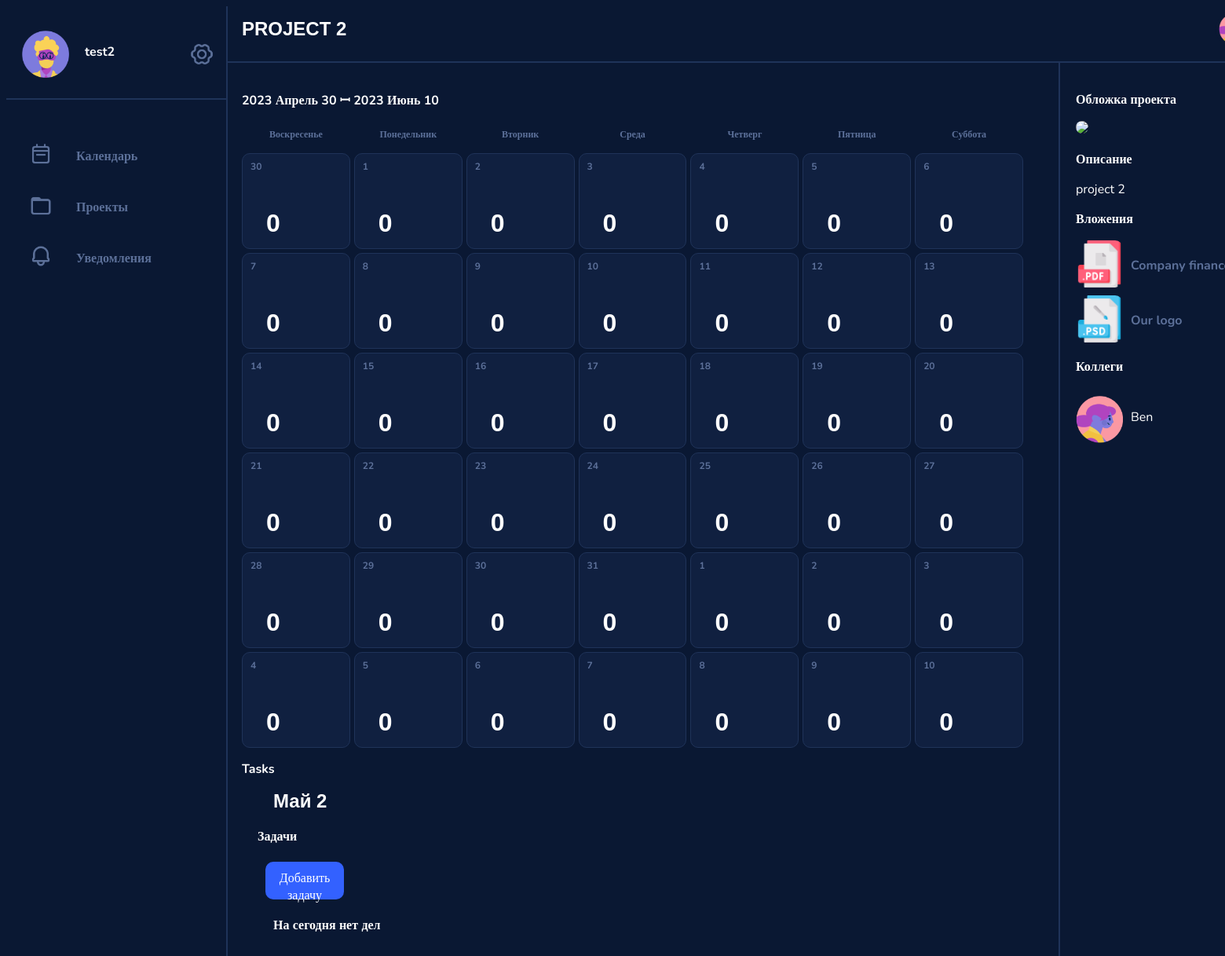
/project_view/2/2 (signed in), run on an earlier commit of the app's database.
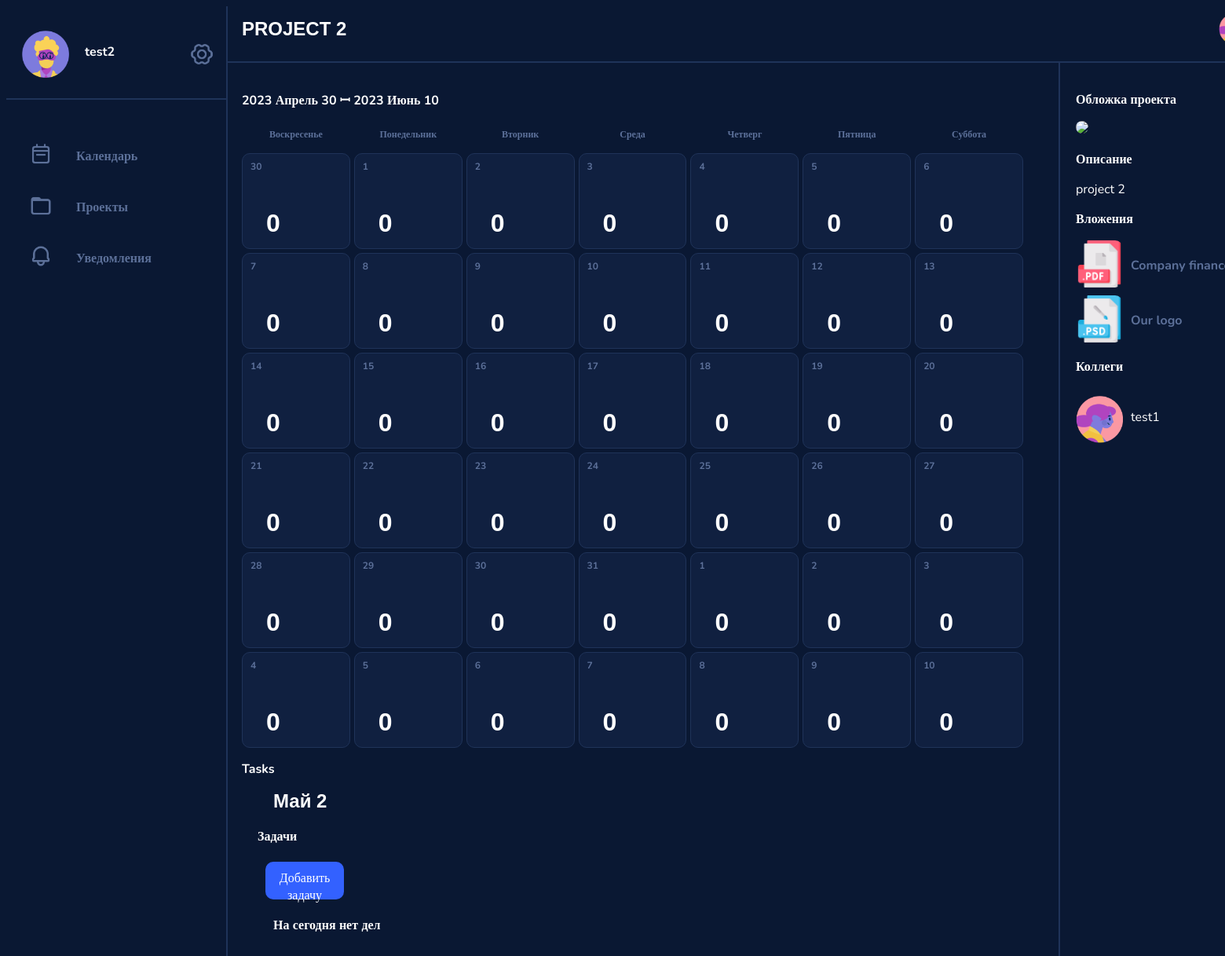
And on a later commit of the database.
### data/users.py (models this page shows, shortened)
class User(SqlAlchemyBase, UserMixin, SerializerMixin):
    __tablename__ = 'users'
    id = sqlalchemy.Column(sqlalchemy.Integer, primary_key=True, autoincrement=True)
    login = sqlalchemy.Column(sqlalchemy.String, nullable=True)
    password = sqlalchemy.Column(sqlalchemy.String, nullable=True)
    email = sqlalchemy.Column(sqlalchemy.String, index=True, unique=True, nullable=True)
    phone = sqlalchemy.Column(sqlalchemy.String, index=True, unique=True, nullable=True)
    name = sqlalchemy.Column(sqlalchemy.String, nullable=True)
    birth_date = sqlalchemy.Column(sqlalchemy.DateTime, nullable=True)
    bio = sqlalchemy.Column(sqlalchemy.String, nullable=True)
    projects = sqlalchemy.Column(sqlalchemy.String, nullable=True, default=None)
    tasks = sqlalchemy.Column(sqlalchemy.String, nullable=True, default=None)
    picture = sqlalchemy.Column(sqlalchemy.Integer, nullable=True)

### services/project_view.py (the view)
@blueprint.route('/project_view/<int:project_id>/<int:date_id>', methods=['GET', 'POST'])
@login_required
def project_view_new(project_id, date_id):
    db_sess = session.create_session()
    user_id = flask_login.current_user.id
    user = db_sess.query(User).get(user_id)
    project = db_sess.query(Project).get(project_id)
    u = project.users.split(', ')
    print(u)
    print(user_id)
    if str(user_id) not in u:
        return redirect('/profile')
    task_list = {}
    collab_list = []
    tasks, dates = taking_tasks(user_id)
    today = datetime.datetime.now()
    weekday = today.weekday()
    current_day = dates[date_id][1]
    current_month = dates[date_id][0]
    delta_time1 = datetime.timedelta(days=42)
    days = {0: "Понедельник", 1: "Вторник", 2: "Среда", 3: "Четверг", 4: "Пятница", 5: "Суббота", 6: "Воскресенье"}
    months = ["Январь", "Февраль", "Март", "Апрель", "Май", "Июнь", "Июль", "Август", "Сентябрь", "Октябрь", "Ноябрь",
              "Декабрь"]
    if project.tasks:
        for i in project.tasks.split(', '):
            task = db_sess.query(Tasks).get(int(i))
            end = str(task.end_date).split()[0]
            end_date = datetime.date(int(end.split('-')[0]), int(end.split('-')[1]), int(end.split('-')[2]))
            print(end_date, today.date(), today.date() + delta_time1)
            if today.date() <= end_date < today.date() + delta_time1 and date_id in task_list:
                task_list[(end_date - today.date()).days].append({'description': task.description})
            elif today.date() <= end_date < today.date() + delta_time1:
                task_list[(end_date - today.date()).days] = [{'description': task.description}]
    for i in project.users.split(', '):
        collaborator = db_sess.query(User).get(int(i))
        if int(i) != user_id:
            collab_list.append({'name': collaborator.name, 'img': list_of_avatars[collaborator.picture - 1]})
    print(task_list, date_id)
    return render_template('project_view.html', user_id=user_id, project_id=project_id, list_of_avatars=list_of_avatars,
                           avatar=user.picture, name=user.name, tasks=task_list, description=project.description,
                           title=project.title, img=list_of_img[project.img - 1], collaborators=collab_list, days=days,
                           dates=dates, months=months, len=len, curday=current_day, curmonth=current_month,
                           weekday=weekday, year_now=today.year, id=user.id, curdate=date_id)

### data/db_session.py (called while the page is built, shortened)
def global_init(db_file):
    global __factory
    if __factory:
        return

def create_session() -> Session:
    global __factory
    return __factory()

### funcs.py (called while the page is built)
@login_manager.user_loader
def load_user(user_id):
    return db_session.query(User).get(user_id)

### services/agenda.py (called while the page is built)
def taking_dates():
    today = datetime.date.today()
    spis1 = []
    spis2 = []
    spis1.append(today)
    spis2.append((today.month, today.day))
    for i in range(1, 42):
        date = datetime.date.today() + datetime.timedelta(days=i)
        spis1.append(date)
        spis2.append((date.month, date.day, date.year))
    return (spis1,
            spis2)  # spis1 - это даты для проверки задач ; spis2 возвращает список

def taking_tasks(user_id):
    session.global_init("db/blogs.db")
    db_sess = session.create_session()
    response = []
    for i in taking_dates()[0]:
        tasks = db_sess.query(Tasks).filter(Tasks.end_date == i, Tasks.users.like(f"%{str(user_id)},%")).all()
        response.append([i.description for i in tasks])
    return (response,
            taking_dates()[1])  # задачи и дни

### templates/project_view.html (shortened to what this page needs)
<!DOCTYPE html>
<html lang="en">
<head>
</head>
<body>
{% extends "base.html" %}
{% block content %}
<div class="viewport">
    <div class="project_view_header">
        <h2>{{title}}</h2>
        <div class="collaborators">
            {% for collaborator in collaborators %}
            <div class="collaborator">
                <img src={{collaborator['img']}}>
            </div>
            {% endfor %}
        </div>
    </div>
    <div class="columns">
        <div class="project_view_content">
            <h3>{{year_now}} {{months[dates[0][0] - 1]}} {{dates[0][1]}} ꟷ {{dates[-1][2]}} {{months[dates[-1][0] - 1]}}
                {{dates[-1][1]}}</h3>
            <div class="large_calendar">
                <div class="week_header">
                    {% for i in range(weekday, weekday + 7) %}
                    <div class="day">
                        <h4>{{days[i%7]}}</h4>
                    </div>
                    {% endfor %}
                </div>
                {% for i in range(6) %}
                <div class="week">
                    {% for j in range(7) %}
                    <div class="day">
                        <h4><a href="/project_view/{{user_id}}/{{project_id}}/{{7 * i + j}}">{{dates[7 * i + j][1]}}</a>
                        </h4>
                        <p>
                        <h1>{{len(tasks[i * 7 + j])}}</h1>
                    </div>
                    {% endfor %}
                </div>
                {% endfor %}
            </div>
            <h3>Tasks</h3>
            <div class="todo_list">
                {% if curday == 0 %}
                <h1>Выберите день</h1>
                {% else %}
                <h2>{{months[curmonth - 1]}} {{curday}}</h2>
                <h3>Задачи</h3>
                <div class="control_panel">
                    <button type="submit" onclick="window.location.href='/adding_task/{{id}}';" value="add_new">Добавить
                        задачу
                    </button>
                </div>
                <div class="todo_list">
                    {% if not len(tasks[curdate]) %}
                    <p><b>На сегодня нет дел</b></p>
                    {% endif %}
                </div>
                {% endif %}
            </div>
        </div>
        <div class="project_info">
            <div class="project_description">
                <h3>Обложка проекта</h3>
                <img src={{img}}>
                <h3>Описание</h3>
                <p>{{description}}</p>
                <h3>Вложения</h3>
                <div class="project_attachments">
                    <div class="project_attachment">
                        <img src="/static/file_types/pdf.png">
                        <h4>Company finances</h4>
                    </div>
                    <div class="project_attachment">
                        <img src="/static/file_types/psd.png">
                        <h4>Our logo</h4>
                    </div>
                </div>
                <h3>Коллеги</h3>
                <div class="list_of_collaborators">
                    {% for collaborator in collaborators %}
                    <div class="linar_collaborator">
                        <img src={{collaborator['img']}}>
                        <p>{{collaborator['name']}}</p>
                    </div>
                    {% endfor %}
                </div>
            </div>
        </div>
    </div>
</div>
{% endblock %}

What changed in the data, as far as the page shows it:
changed User: name "Ben" → "test1"
